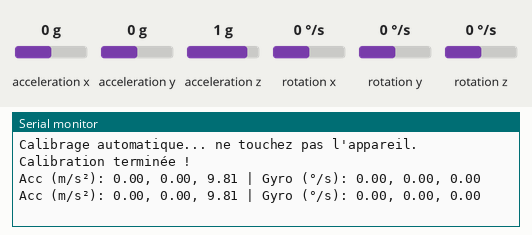
Recording of a program running on a simulated ESP32. Parts: the last lines printed to the serial monitor. The test bench sets the inputs (shaded band); at power-on: acceleration x 0 g, acceleration y 0 g, acceleration z 1 g, rotation x 0 °/s, rotation y 0 °/s, rotation z 0 °/s.

Above: at 4.9 s.
5.0 s: acceleration x set to -1.4 g
At 6.3 s:
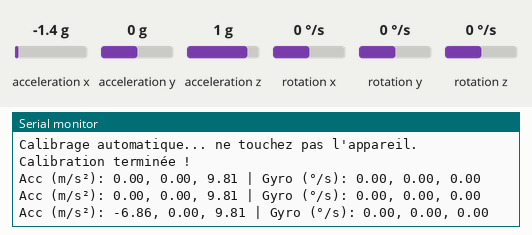
6.5 s: acceleration y set to -1.4 g
At 7.2 s:
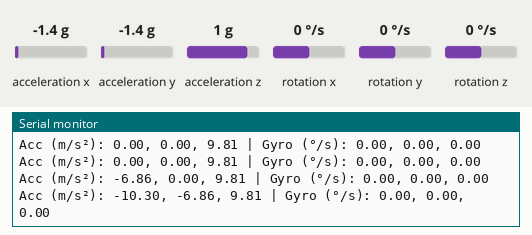
8.0 s: acceleration z set to -1.4 g
At 9.1 s:
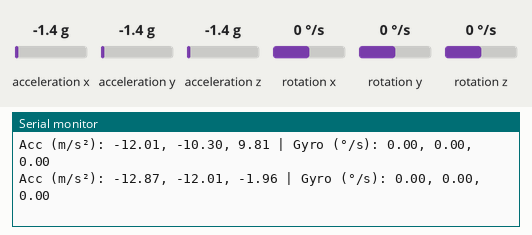
9.5 s: rotation x set to -192 °/s
At 10.6 s:
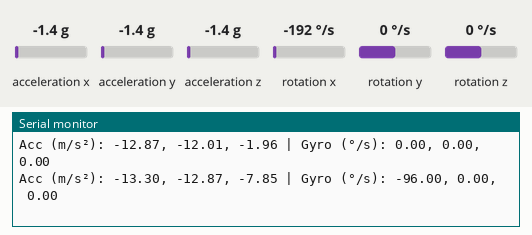
11.0 s: rotation y set to -192 °/s
At 12.6 s:
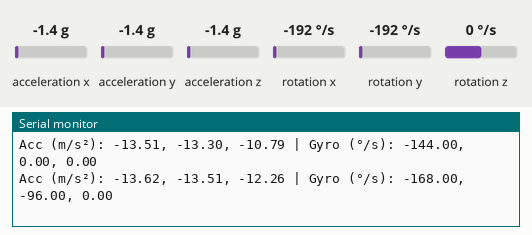
Timing chart, 0 to 13.5 s (numbered marks = the images above; inputs shaded):
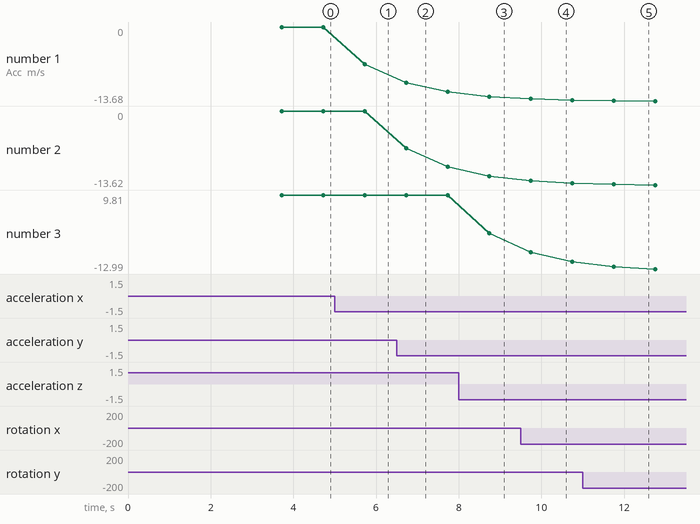

The program:

main.cpp
```cpp
#include <Wire.h>
#include "I2Cdev.h"
#include "MPU6050_6Axis_MotionApps20.h"

MPU6050 mpu;

// Offsets
int16_t ax_offset = 0, ay_offset = 0, az_offset = 0;
int16_t gx_offset = 0, gy_offset = 0, gz_offset = 0;

// Sensibilité
const float accelScale = 16384.0; // ±2g
const float gyroScale = 131.0;    // ±250°/s

void calibrateSensor() {
  long ax_sum = 0, ay_sum = 0, az_sum = 0;
  long gx_sum = 0, gy_sum = 0, gz_sum = 0;

  const int samples = 200;

  for (int i = 0; i < samples; i++) {
    int16_t ax, ay, az, gx, gy, gz;
    mpu.getMotion6(&ax, &ay, &az, &gx, &gy, &gz);

    ax_sum += ax;
    ay_sum += ay;
    az_sum += (az - 16384); // Retirer la gravité
    gx_sum += gx;
    gy_sum += gy;
    gz_sum += gz;
    delay(5);
  }

  ax_offset = ax_sum / samples;
  ay_offset = ay_sum / samples;
  az_offset = az_sum / samples;
  gx_offset = gx_sum / samples;
  gy_offset = gy_sum / samples;
  gz_offset = gz_sum / samples;
}

void setup() {
  Serial.begin(115200);
  Wire.begin(21, 22); // SDA, SCL pour ESP32

  mpu.initialize();
  if (!mpu.testConnection()) {
    Serial.println("Erreur : MPU non détecté");
    while (1);
  }

  Serial.println("Calibrage automatique... ne touchez pas l'appareil.");
  delay(2000);
  calibrateSensor();
  Serial.println("Calibration terminée !");
}

void loop() {
  int16_t ax, ay, az, gx, gy, gz;
  mpu.getMotion6(&ax, &ay, &az, &gx, &gy, &gz);

  // Retirer les offsets
  ax -= ax_offset;
  ay -= ay_offset;
  az -= az_offset;
  gx -= gx_offset;
  gy -= gy_offset;
  gz -= gz_offset;

  // Convertir en unités physiques
  float ax_ms2 = (ax / accelScale) * 9.80665;
  float ay_ms2 = (ay / accelScale) * 9.80665;
  float az_ms2 = (az / accelScale) * 9.80665;

  float gx_dps = gx / gyroScale;
  float gy_dps = gy / gyroScale;
  float gz_dps = gz / gyroScale;

  // Filtrage simple (moyenne glissante)
  static float ax_f = ax_ms2, ay_f = ay_ms2, az_f = az_ms2;
  static float gx_f = gx_dps, gy_f = gy_dps, gz_f = gz_dps;

  ax_f = (ax_f + ax_ms2) / 2;
  ay_f = (ay_f + ay_ms2) / 2;
  az_f = (az_f + az_ms2) / 2;

  gx_f = (gx_f + gx_dps) / 2;
  gy_f = (gy_f + gy_dps) / 2;
  gz_f = (gz_f + gz_dps) / 2;

  // Affichage
  Serial.print("Acc (m/s²): ");
  Serial.print(ax_f); Serial.print(", ");
  Serial.print(ay_f); Serial.print(", ");
  Serial.print(az_f); Serial.print(" | ");

  Serial.print("Gyro (°/s): ");
  Serial.print(gx_f); Serial.print(", ");
  Serial.print(gy_f); Serial.print(", ");
  Serial.println(gz_f);

  delay(1000);
}
```

Measured:
- after the input at 5.0 s, the serial monitor: prints a new line after 0.73 s (image 1)
- after the input at 6.5 s, the serial monitor: prints a new line after 0.24 s (image 2)
- after the input at 8.0 s, the serial monitor: prints a new line after 0.74 s (image 3)
- after the input at 9.5 s, the serial monitor: prints a new line after 0.25 s (image 4)
- after the input at 11.0 s, the serial monitor: prints a new line after 0.76 s (image 5)
- plotted number 1: 0 → -6.86 after the input at 5.0 s
- plotted number 3: 9.81 → -1.96 after the input at 8.0 s
